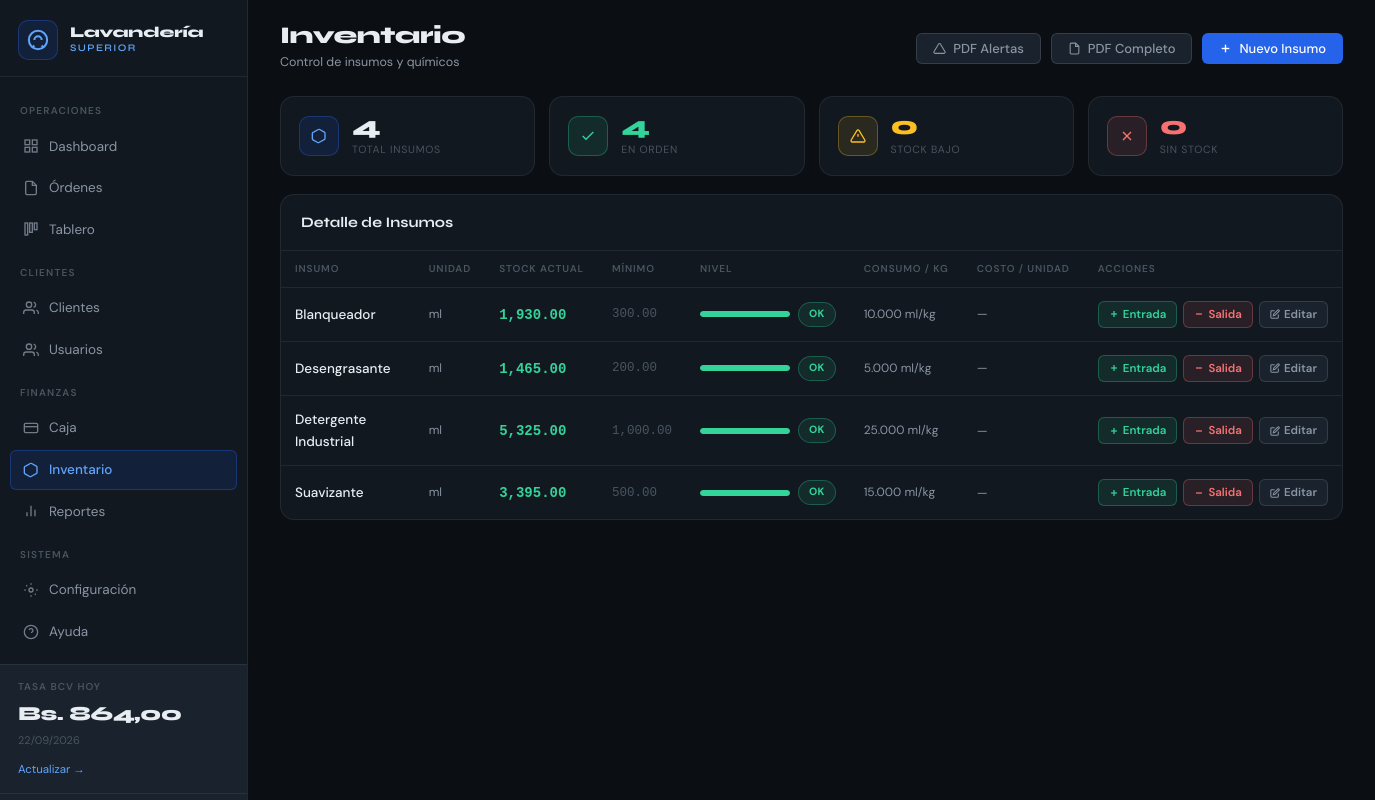
The page /inventario.php (signed in) on the database its author committed.
### tables this page shows
CREATE TABLE `tasas_cambio` (
  `id` int(10) unsigned NOT NULL AUTO_INCREMENT,
  `fecha` date NOT NULL,
  `tasa_bcv` decimal(12,4) NOT NULL COMMENT 'Tasa Banco Central de Venezuela',
  `tasa_paralelo` decimal(12,4) DEFAULT NULL COMMENT 'Tasa referencial paralela (opcional)',
  `registrado_por` varchar(80) DEFAULT NULL,
  `created_at` timestamp NOT NULL DEFAULT current_timestamp(),
  PRIMARY KEY (`id`),
  UNIQUE KEY `fecha` (`fecha`),
  KEY `idx_fecha` (`fecha`)
);

CREATE TABLE `inventario_insumos` (
  `id` int(10) unsigned NOT NULL AUTO_INCREMENT,
  `nombre` varchar(100) NOT NULL,
  `unidad` enum('ml','L','g','Kg','Unidad') NOT NULL DEFAULT 'ml',
  `stock_actual` decimal(10,3) NOT NULL DEFAULT 0.000,
  `stock_minimo` decimal(10,3) NOT NULL DEFAULT 500.000,
  `consumo_por_kg` decimal(8,4) DEFAULT NULL COMMENT 'Cantidad usada por cada kg de ropa lavada',
  `costo_unidad` decimal(10,4) DEFAULT NULL,
  `activo` tinyint(1) DEFAULT 1,
  PRIMARY KEY (`id`),
  KEY `idx_stock` (`stock_actual`)
);

### config/init.php (called while the page is built, shortened)
<?php
require_once ROOT . 'config/database.php';
require_once ROOT . 'config/tasa.php';
require_once ROOT . 'config/auth.php';
function partial(string $nombre): void {
    include ROOT . 'partials/' . $nombre . '.php';
}
function h(?string $texto): string {
    return htmlspecialchars($texto ?? '', ENT_QUOTES, 'UTF-8');
}

### config/auth.php (called while the page is built, shortened)
<?php
function rolActual(): ?string {
    return $_SESSION['usuario_rol'] ?? null;
}
function puedeAcceder(string $pagina): bool {
    $rol = strtolower(trim(rolActual() ?? ''));
    if ($rol === 'admin') return true;
    $paginaClean = strtolower(trim(basename($pagina, '.php')));
    $permisos = PERMISOS[$rol] ?? [];
    return in_array($paginaClean, $permisos, true);
}

### config/database.php (called while the page is built, shortened)
<?php
function getDB(): PDO {
    static $pdo = null;
    if ($pdo === null) {
        $dsn = "mysql:host=" . DB_HOST . ";dbname=" . DB_NAME . ";charset=" . DB_CHARSET;
        $options = [
            PDO::ATTR_ERRMODE            => PDO::ERRMODE_EXCEPTION,
            PDO::ATTR_DEFAULT_FETCH_MODE => PDO::FETCH_ASSOC,
            PDO::ATTR_EMULATE_PREPARES   => false,
        ];
        try {
            $pdo = new PDO($dsn, DB_USER, DB_PASS, $options);
        } catch (PDOException $e) {
            error_log('Conexión a la BD fallida: ' . $e->getMessage());
            http_response_code(503);
            $msg = 'No se pudo conectar con la base de datos. Verifique que MySQL esté encendido en XAMPP.';
            if (($_SERVER['HTTP_X_REQUESTED_WITH'] ?? '') === 'fetch') {
                header('Content-Type: application/json; charset=utf-8');
                exit(json_encode(['success' => false, 'ok' => false, 'error' => $msg]));
            }
            exit('<p style="font-family:sans-serif;padding:24px;color:#b91c1c;">' . $msg . '</p>');
        }
    }
    return $pdo;
}

### config/tasa.php (called while the page is built, shortened)
<?php
function obtenerTasaHoy(): array {
    $stmt = getDB()->prepare("SELECT * FROM tasas_cambio WHERE fecha = CURDATE() LIMIT 1");
    $stmt->execute();
    $tasa = $stmt->fetch();
    if (!$tasa) {
        $tasa = getDB()->query("SELECT * FROM tasas_cambio ORDER BY fecha DESC LIMIT 1")->fetch();
    }
    return $tasa ?: ['tasa_bcv' => 1, 'tasa_paralelo' => null, 'fecha' => date('Y-m-d')];
}

### inventario.php (the view, shortened to what this page needs)
<?php
require_once __DIR__ . '/config/init.php';
$insumos  = getDB()->query("SELECT * FROM inventario_insumos WHERE activo=1 ORDER BY nombre")->fetchAll();
$sinStock = count(array_filter($insumos, fn($i) => (float)$i['stock_actual'] == 0));
$stockBaj = count(array_filter($insumos, fn($i) => (float)$i['stock_actual'] > 0 && $i['stock_actual'] <= $i['stock_minimo']));
$enOrden  = count($insumos) - $sinStock - $stockBaj;
?>
<!DOCTYPE html>
<html lang="es">
<head>
  <link rel="stylesheet" href="assets/css/main.css">
</head>
<body>
<div class="layout">
  <?php partial('sidebar'); ?>
  <main class="main-content">
    <div class="topbar">
      <div>
        <h1 class="page-title">Inventario</h1>
        <p class="page-sub">Control de insumos y químicos</p>
      </div>
      <div class="topbar-actions">
        <a href="inventario_pdf.php?solo=bajos" target="_blank" class="btn btn-secondary">
          <svg width="13" height="13" viewBox="0 0 24 24" fill="none" stroke="currentColor" stroke-width="2"><path d="M10.29 3.86L1.82 18a2 2 0 0 0 1.71 3h16.94a2 2 0 0 0 1.71-3L13.71 3.86a2 2 0 0 0-3.42 0z"/></svg>
          PDF Alertas
        </a>
        <a href="inventario_pdf.php" target="_blank" class="btn btn-secondary">
          <svg width="13" height="13" viewBox="0 0 24 24" fill="none" stroke="currentColor" stroke-width="2"><path d="M14 2H6a2 2 0 0 0-2 2v16a2 2 0 0 0 2 2h12a2 2 0 0 0 2-2V8z"/><polyline points="14 2 14 8 20 8"/></svg>
          PDF Completo
        </a>
        <button class="btn btn-primary" onclick="abrirModal()" data-tip="Registrar un insumo nuevo" data-tip-pos="bottom">
          <svg width="13" height="13" viewBox="0 0 24 24" fill="none" stroke="currentColor" stroke-width="2.5"><line x1="12" y1="5" x2="12" y2="19"/><line x1="5" y1="12" x2="19" y2="12"/></svg>
          Nuevo Insumo
        </button>
      </div>
    </div>
    <div class="content-area">
      <div class="inv-kpis">
        <div class="inv-kpi">
          <div class="inv-kpi__icon" style="background:var(--accent-bg);border:1px solid var(--accent-border);color:var(--accent-light);">
            <svg width="16" height="16" viewBox="0 0 24 24" fill="none" stroke="currentColor" stroke-width="2"><path d="M21 16V8a2 2 0 0 0-1-1.73l-7-4a2 2 0 0 0-2 0l-7 4A2 2 0 0 0 2 8v8a2 2 0 0 0 1 1.73l7 4a2 2 0 0 0 2 0l7-4A2 2 0 0 0 21 16z"/></svg>
          </div>
          <div>
            <p class="inv-kpi__val"><?= count($insumos) ?></p>
            <p class="inv-kpi__lbl">Total insumos</p>
          </div>
        </div>
        <div class="inv-kpi">
          <div class="inv-kpi__icon" style="background:var(--green-bg);border:1px solid var(--green-border);color:var(--green);">
            <svg width="16" height="16" viewBox="0 0 24 24" fill="none" stroke="currentColor" stroke-width="2"><polyline points="20 6 9 17 4 12"/></svg>
          </div>
          <div>
            <p class="inv-kpi__val" style="color:var(--green);"><?= $enOrden ?></p>
            <p class="inv-kpi__lbl">En orden</p>
          </div>
        </div>
        <div class="inv-kpi">
          <div class="inv-kpi__icon" style="background:var(--amber-bg);border:1px solid var(--amber-border);color:var(--amber);">
            <svg width="16" height="16" viewBox="0 0 24 24" fill="none" stroke="currentColor" stroke-width="2"><path d="M10.29 3.86L1.82 18a2 2 0 0 0 1.71 3h16.94a2 2 0 0 0 1.71-3L13.71 3.86a2 2 0 0 0-3.42 0z"/><line x1="12" y1="9" x2="12" y2="13"/></svg>
          </div>
          <div>
            <p class="inv-kpi__val" style="color:var(--amber);"><?= $stockBaj ?></p>
            <p class="inv-kpi__lbl">Stock bajo</p>
          </div>
        </div>
        <div class="inv-kpi">
          <div class="inv-kpi__icon" style="background:var(--red-bg);border:1px solid var(--red-border);color:var(--red);">
            <svg width="16" height="16" viewBox="0 0 24 24" fill="none" stroke="currentColor" stroke-width="2"><line x1="18" y1="6" x2="6" y2="18"/><line x1="6" y1="6" x2="18" y2="18"/></svg>
          </div>
          <div>
            <p class="inv-kpi__val" style="color:var(--red);"><?= $sinStock ?></p>
            <p class="inv-kpi__lbl">Sin stock</p>
          </div>
        </div>
      </div>
      <div class="card" style="padding:0;overflow:hidden;">
        <div style="padding:16px 20px;border-bottom:1px solid var(--border);display:flex;align-items:center;justify-content:space-between;">
          <div>
            <p style="font-family:var(--font-display);font-size:14.5px;font-weight:700;color:var(--text);">Detalle de Insumos</p>
          </div>
        </div>
        <table class="itbl">
          <thead>
            <tr>
              <th>Insumo</th>
              <th>Unidad</th>
              <th>Stock actual</th>
              <th>Mínimo</th>
              <th>Nivel</th>
              <th>Consumo / Kg</th>
              <th>Costo / Unidad</th>
              <th>Acciones</th>
            </tr>
          </thead>
          <tbody>
            <?php foreach($insumos as $ins):
              $sa    = (float)$ins['stock_actual'];
              $sm    = (float)$ins['stock_minimo'];
              $pct   = $sm > 0 ? min(100, ($sa / ($sm * 2)) * 100) : 100;
              if ($sa == 0)       { $nivel = 'danger';  $nClass = 'nivel-danger';  $rClass = 'row-danger';  }
              elseif ($sa <= $sm) { $nivel = 'warning'; $nClass = 'nivel-warning'; $rClass = 'row-warning'; }
              else                { $nivel = 'ok';      $nClass = 'nivel-ok';      $rClass = ''; }
            ?>
            <tr class="<?= $rClass ?>">
              <td>
                <p style="font-size:13.5px;font-weight:500;color:var(--text);"><?= h($ins['nombre']) ?></p>
              </td>
              <td style="font-size:12px;color:var(--text-sub);"><?= $ins['unidad'] ?></td>
              <td>
                <span style="font-family:var(--font-mono);font-size:14px;font-weight:700;
                  color:<?= $nivel==='danger'?'var(--red)':($nivel==='warning'?'var(--amber)':'var(--green)') ?>;">
                  <?= number_format($sa, 2) ?>
                </span>
              </td>
              <td style="font-family:var(--font-mono);font-size:12.5px;color:var(--text-hint);">
                <?= number_format($sm, 2) ?>
              </td>
              <td>
                <div style="display:flex;align-items:center;gap:8px;flex-wrap:nowrap;">
                  <div class="sbar-wrap">
                    <div class="sbar <?= $nivel ?>" style="width:<?= max(3,$pct) ?>%;"></div>
                  </div>
                  <span class="nivel-badge <?= $nClass ?>">
                    <?= $nivel==='danger' ? 'Sin stock' : ($nivel==='warning' ? 'Bajo' : 'OK') ?>
                  </span>
                </div>
              </td>
              <td style="font-size:12px;color:var(--text-sub);">
                <?= $ins['consumo_por_kg'] ? number_format((float)$ins['consumo_por_kg'],3).' '.$ins['unidad'].'/kg' : '—' ?>
              </td>
              <td style="font-size:12.5px;color:var(--text-sub);">
                <?= $ins['costo_unidad'] ? formatUSD((float)$ins['costo_unidad']) : '—' ?>
              </td>
              <td>
                <div class="inv-acts">
                  <button class="inv-btn entrada" data-tip="Registrar entrada (compra o reposición)" onclick="abrirAjuste(<?= (int)$ins['id'] ?>,'entrada',<?= h(json_encode($ins['nombre'])) ?>)">
                    <svg width="10" height="10" viewBox="0 0 24 24" fill="none" stroke="currentColor" stroke-width="3"><line x1="12" y1="5" x2="12" y2="19"/><line x1="5" y1="12" x2="19" y2="12"/></svg>
                    Entrada
                  </button>
                  <button class="inv-btn salida" data-tip="Registrar salida (uso, pérdida o merma)" onclick="abrirAjuste(<?= (int)$ins['id'] ?>,'salida',<?= h(json_encode($ins['nombre'])) ?>)">
                    <svg width="10" height="10" viewBox="0 0 24 24" fill="none" stroke="currentColor" stroke-width="3"><line x1="5" y1="12" x2="19" y2="12"/></svg>
                    Salida
                  </button>
                  <button class="inv-btn editar" data-tip="Editar datos del insumo" onclick="editarInsumo(<?= $ins['id'] ?>)">
                    <svg width="10" height="10" viewBox="0 0 24 24" fill="none" stroke="currentColor" stroke-width="2.5"><path d="M11 4H4a2 2 0 0 0-2 2v14a2 2 0 0 0 2 2h14a2 2 0 0 0 2-2v-7"/><path d="M18.5 2.5a2.121 2.121 0 0 1 3 3L12 15l-4 1 1-4 9.5-9.5z"/></svg>
                    Editar
                  </button>
                </div>
              </td>
            </tr>
            <?php endforeach; ?>
          </tbody>
        </table>
      </div>
    </div>
  </main>
</div>
</body>
</html>

### partials/sidebar.php (shortened to what this page needs)
<?php
$paginaActual = basename($_SERVER['PHP_SELF'], '.php');
$tasa         = obtenerTasaHoy();
$nav = [
  'Operaciones' => [
    ['index.php',        'index',         'Dashboard',    '<rect x="3" y="3" width="7" height="7"/><rect x="14" y="3" width="7" height="7"/><rect x="3" y="14" width="7" height="7"/><rect x="14" y="14" width="7" height="7"/>'],
    ['ordenes.php',      'ordenes',       'Órdenes',      '<path d="M14 2H6a2 2 0 0 0-2 2v16a2 2 0 0 0 2 2h12a2 2 0 0 0 2-2V8z"/><polyline points="14 2 14 8 20 8"/>'],
    ['kanban.php',       'kanban',        'Tablero',      '<rect x="3" y="3" width="4" height="18"/><rect x="10" y="3" width="4" height="14"/><rect x="17" y="3" width="4" height="10"/>'],
  ],
  'Clientes' => [
    ['clientes.php',     'clientes',      'Clientes',     '<path d="M17 21v-2a4 4 0 0 0-4-4H5a4 4 0 0 0-4 4v2"/><circle cx="9" cy="7" r="4"/><path d="M23 21v-2a4 4 0 0 0-3-3.87"/><path d="M16 3.13a4 4 0 0 1 0 7.75"/>'],
    ['usuarios.php',     'usuarios',      'Usuarios',     '<path d="M17 21v-2a4 4 0 0 0-4-4H5a4 4 0 0 0-4 4v2"/><circle cx="9" cy="7" r="4"/><path d="M23 21v-2a4 4 0 0 0-3-3.87"/><path d="M16 3.13a4 4 0 0 1 0 7.75"/>'],
  ],
  'Finanzas' => [
    ['caja.php',         'caja',          'Caja',         '<rect x="2" y="5" width="20" height="14" rx="2"/><line x1="2" y1="10" x2="22" y2="10"/>'],
    ['inventario.php',   'inventario',    'Inventario',   '<path d="M21 16V8a2 2 0 0 0-1-1.73l-7-4a2 2 0 0 0-2 0l-7 4A2 2 0 0 0 2 8v8a2 2 0 0 0 1 1.73l7 4a2 2 0 0 0 2 0l7-4A2 2 0 0 0 21 16z"/>'],
    ['reportes.php',     'reportes',      'Reportes',     '<line x1="18" y1="20" x2="18" y2="10"/><line x1="12" y1="20" x2="12" y2="4"/><line x1="6" y1="20" x2="6" y2="14"/>'],
  ],
  'Sistema' => [
    ['configuracion.php','configuracion', 'Configuración','<circle cx="12" cy="12" r="3"/><path d="M12 2v2M12 20v2M2 12h2M20 12h2M4.93 4.93l1.41 1.41M17.66 17.66l1.41 1.41"/>'],
    ['ayuda.php',        'ayuda',         'Ayuda',        '<circle cx="12" cy="12" r="10"/><path d="M9.09 9a3 3 0 0 1 5.83 1c0 2-3 3-3 3"/><line x1="12" y1="17" x2="12.01" y2="17"/>'],
  ],
];
?>
<aside class="sidebar" data-uid="<?= (int) ($_SESSION['usuario_id'] ?? 0) ?>">
  <div class="sidebar__brand">
    <div class="brand-icon">
      <svg width="22" height="22" viewBox="0 0 24 24" fill="none" stroke="currentColor" stroke-width="2.2">
        <circle cx="12" cy="12" r="10"/>
        <path d="M8 12a4 4 0 0 1 8 0"/>
        <path d="M6 20l2-2M18 20l-2-2"/>
      </svg>
    </div>
    <div>
      <p class="brand-name">Lavandería</p>
      <p class="brand-sub">Superior</p>
    </div>
  </div>
  <nav class="sidebar__nav">
    <?php foreach ($nav as $seccion => $items):
      $itemsVisibles = array_filter($items, function($item) {
          return puedeAcceder($item[1]);
      });
      ?>
      <span class="nav-section-label"><?= htmlspecialchars($seccion) ?></span>
      <?php foreach ($itemsVisibles as $item):
        [$href, $page, $label, $icon] = $item;
        ?>
        <a href="<?= $href ?>" class="nav-item <?= $paginaActual === $page ? 'active' : '' ?>" data-tip="<?= h($label) ?>" data-tip-pos="right">
          <svg width="16" height="16" viewBox="0 0 24 24" fill="none" stroke="currentColor" stroke-width="2">
            <?= $icon ?>
          </svg>
          <span><?= $label ?></span>
        </a>
      <?php endforeach; ?>
    <?php endforeach; ?>
  </nav>
  <div class="sidebar__tasa">
    <p class="tasa-label">Tasa BCV hoy</p>
    <p class="tasa-valor">Bs. <?= number_format($tasa['tasa_bcv'], 2, ',', '.') ?></p>
    <p class="tasa-fecha"><?= date('d/m/Y', strtotime($tasa['fecha'])) ?></p>
    <?php if (puedeAcceder('configuracion') && rolActual() === 'admin'): ?>
    <a href="configuracion.php?tab=tasa" class="tasa-edit" data-tip="Registrar la tasa oficial del BCV de hoy">Actualizar →</a>
    <?php endif; ?>
  </div>
  <div class="sidebar__perfil">
  </div>
</aside>

### rows shown on the page
tasas_cambio: tasa_bcv "864,00", fecha "22/09/2026"
inventario_insumos: nombre "Blanqueador", unidad "ml", stock_actual "1,930.00", stock_minimo "300.00", shows "OK", consumo_por_kg "10.000"
inventario_insumos: nombre "Desengrasante", unidad "ml", stock_actual "1,465.00", stock_minimo "200.00", shows "OK", consumo_por_kg "5.000"
inventario_insumos: nombre "Detergente Industrial", unidad "ml", stock_actual "5,325.00", stock_minimo "1,000.00", shows "OK", consumo_por_kg "25.000"
inventario_insumos: nombre "Suavizante", unidad "ml", stock_actual "3,395.00", stock_minimo "500.00", shows "OK", consumo_por_kg "15.000"

### other values the page prints
$seccion "OPERACIONES"
$label "Dashboard"
$label "Órdenes"
$label "Tablero"
$seccion "CLIENTES"
$label "Clientes"
$label "Usuarios"
$seccion "FINANZAS"
$label "Caja"
$label "Inventario"
$label "Reportes"
$seccion "SISTEMA"
$label "Configuración"
$label "Ayuda"
count($insumos) "4"
